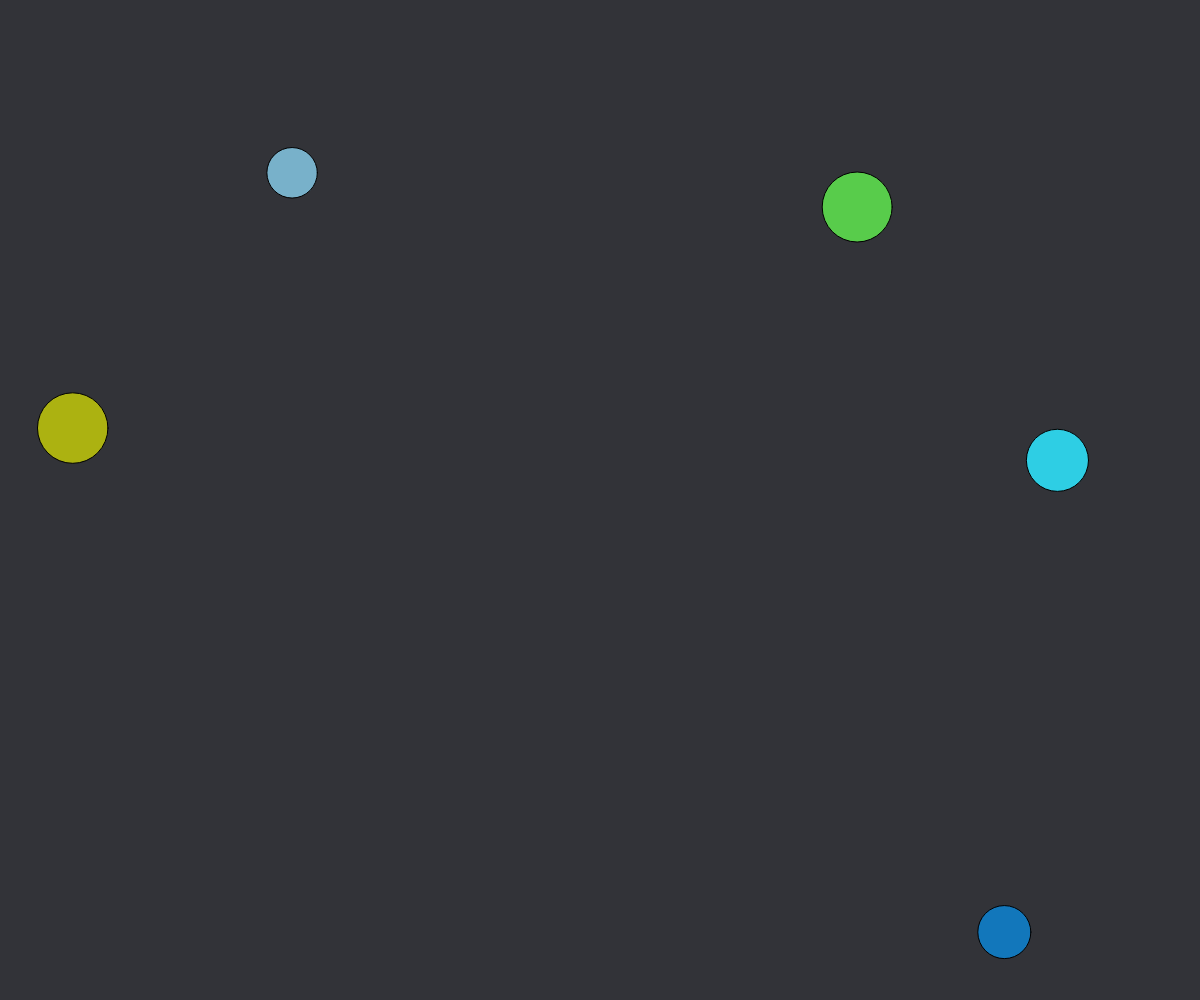
Frame 1 (no input)
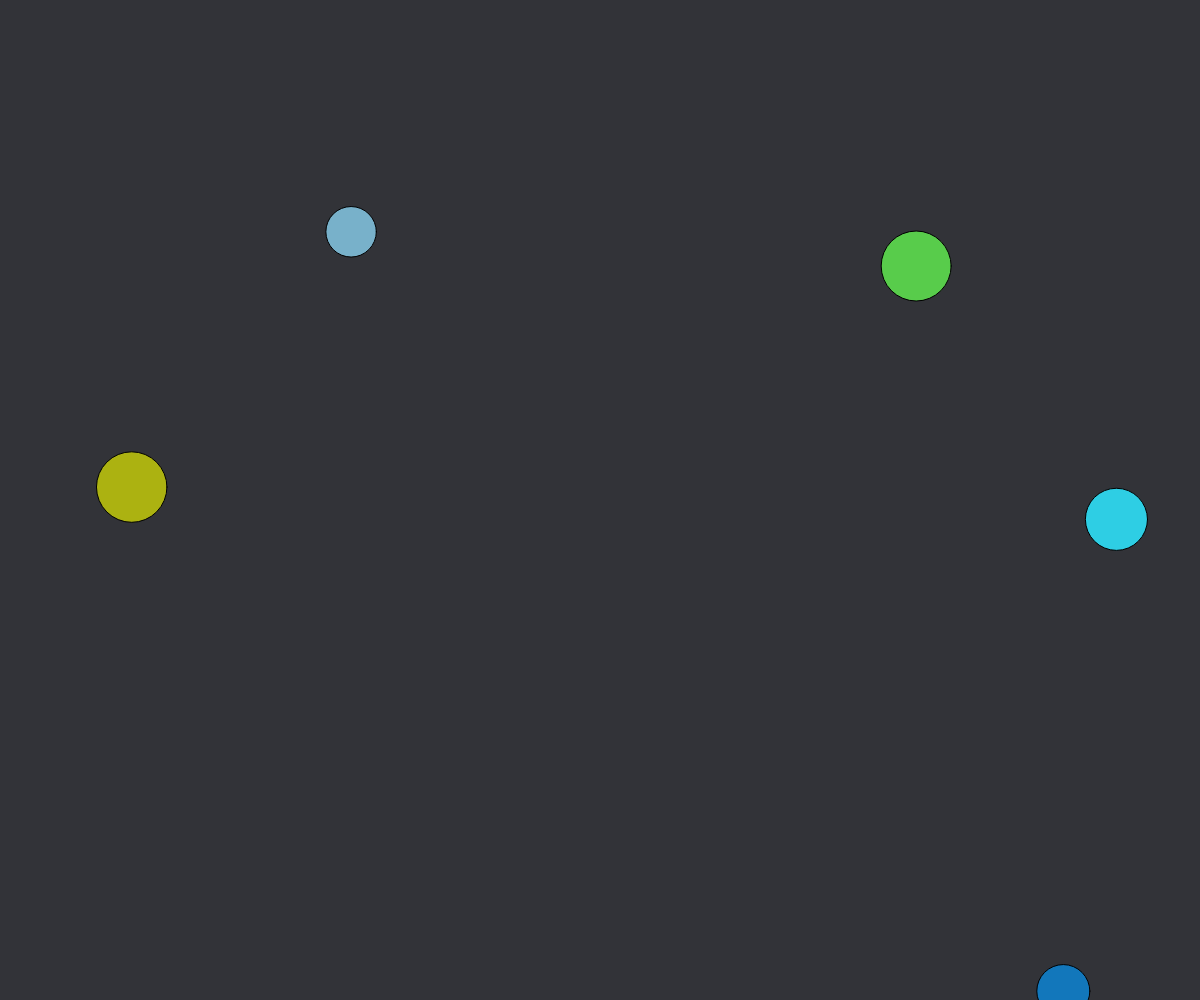
Frame 60 (no input)
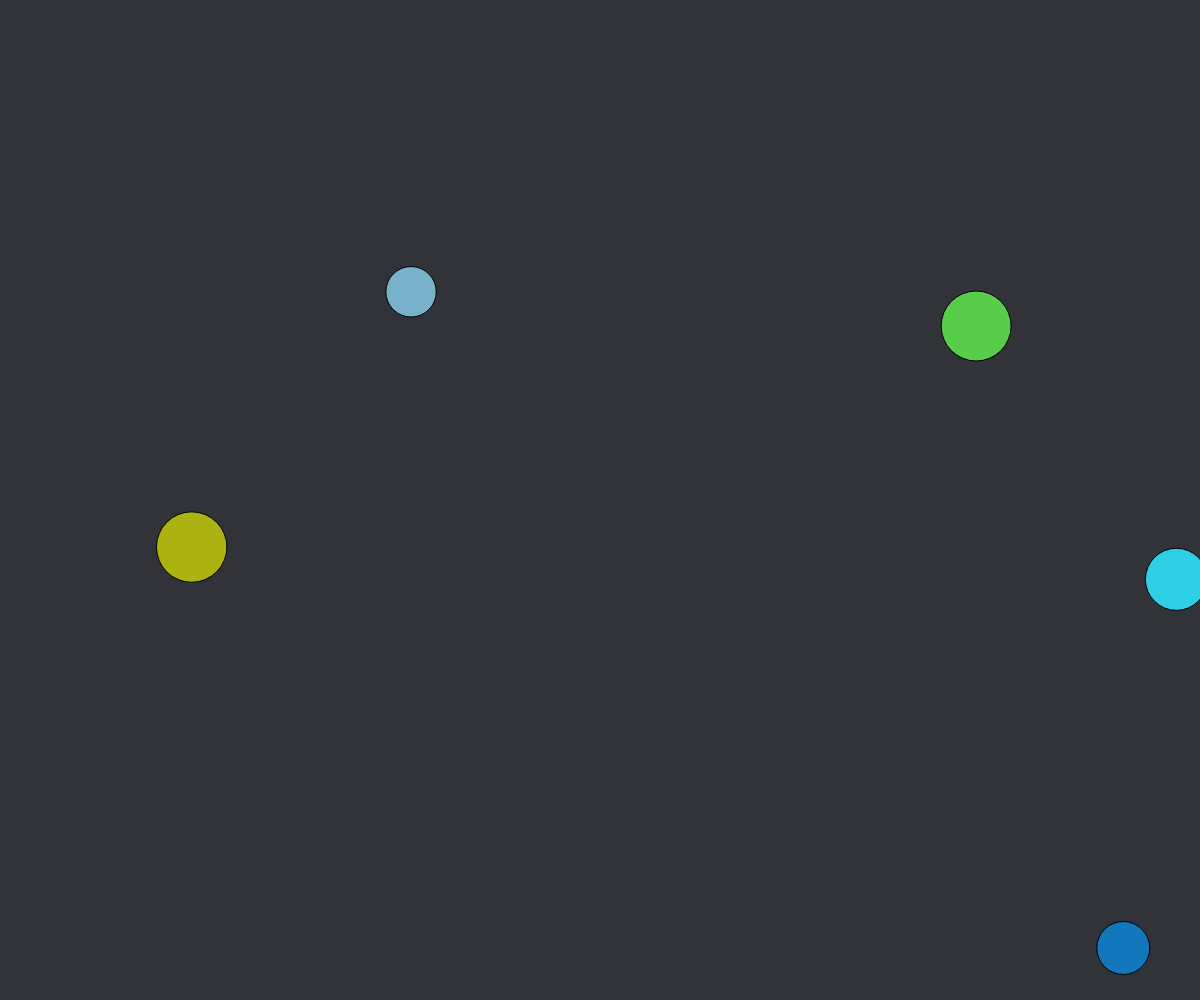
Frame 120 (the mouse pressed at the canvas centre since frame 60)

The p5.js sketch that drew these frames (run headless with seeded random() and noise() and a simulated clock; from frame 60 on, the mouse is pressed at the canvas centre):

// p5.js sketch
// ── sketch.js

var balls = [];
var num_of_balls = 5;
var bg_color = '#323338';

function setup() {
    createCanvas(windowWidth,windowHeight);

    for (var i = 0; i < num_of_balls; i++) {
        balls.push( new BouncingBall(
            random(width),
            random(height),
            random(40, 80),
            randColor()
        ));
    }
}

function draw() {
    background(bg_color);


    for (var i = 0; i < balls.length; i++) {
        balls[i].display();
        balls[i].move();
        balls[i].collisionCheck(balls, i);
    }
}


function randColor(){
    return color( floor(random(255)), floor(random(255)), floor(random(255)) );
}

// ── bouncing-ball.js
function BouncingBall(init_x, init_y, size, color){
    this.pos = { x: init_x, y: init_y };
    this.vel = { x: 1, y: 1 };
    this.size = size;
    this.rad = this.size * 0.5;
    this.color = color;
}

BouncingBall.prototype.display = function () {
    push();

    fill( this.color );

    translate( this.pos.x, this.pos.y );
    ellipse(0, 0, this.size, this.size);


    pop();
};

BouncingBall.prototype.move = function(){

    // update position
    this.pos.x += this.vel.x;
    this.pos.y += this.vel.y;

    // edge check
    if (this.pos.x >= width) {
        this.pos.x = width - this.vel.x;
        this.vel.x *= -1;
    } else if (this.pos.x <= 0) {
        this.pos.x = 1 + this.vel.x;
        this.vel.x *= -1;
    }

    if (this.pos.y >= height) {
        this.pos.y = height - this.vel.y;
        this.vel.y *= -1;
    } else if (this.pos.y <= 0) {
        this.pos.y = 1 + this.vel.y;
        this.vel.y *= -1;
    }
}


BouncingBall.prototype.collisionCheck = function(ballArr, myIdx){
    var maxDist, distance, otherBall;


    for (var i = 0; i < ballArr.length; i++) {

        var collision = false;

        otherBall = ballArr[i];

        if (i !== myIdx) {
            distance = dist(this.pos.x, this.pos.y, otherBall.pos.x, otherBall.pos.y);
            maxDist = this.rad + otherBall.rad;

            if (distance <= maxDist) {
                collision = true;
            }

            if (collision) {
                this.vel.x *= -1;
                this.vel.y *= -1;
            }

        }

    }
}
